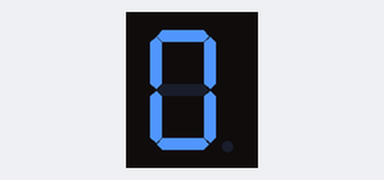
A sketch run on a simulated Arduino Uno, built with avr-gcc and run on an emulated ATmega328P. On the bench: 1-digit seven-segment display. Wiring (inferred from the names in the program): 1-digit 7-segment display, segments lit when LOW: segments pin 7, pin 8, pin 9, pin 10, pin 11, pin 12, pin 13. The segment pins are drawn as the display they are named for.

Above: at 0.1 s.
At 10.2 s:
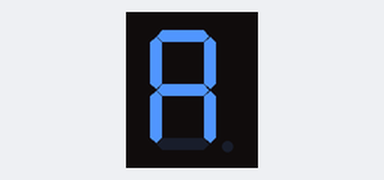
At 12.2 s:
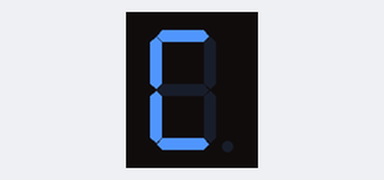
At 13.2 s:
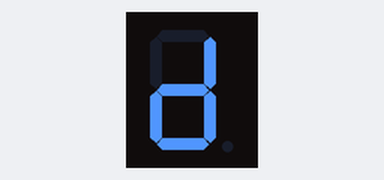
At 14.2 s:
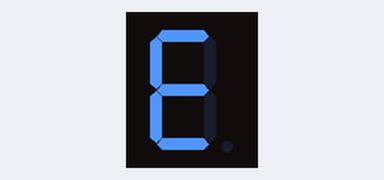
At 15.2 s:
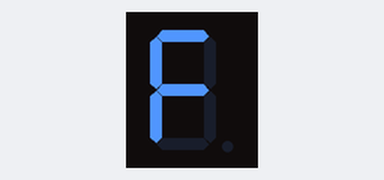

Measured:
- by itself, everything shown: repeats every 16.2 s, in 32 steps
- what the display in image 1 shows lasts 1.0 s, from 10.1 s to 11.1 s

The sketch:

SegmentDuino.ino
```cpp
#define ANODE 1
#define CATHODE 0

int a = 7;
int b = 8;
int c = 9;
int d = 10;
int e = 11;
int f = 12;
int g = 13;

int i = 0;

void SegmentDisplay(int a, int b, int c, int d, int e, int f, int g, int input, int type){
  int high;
  int low;
  if(type == ANODE){
    high = 1;
    low = 0;
    } else {
      high = 0;
      low = 1;
    }
  switch(input){
    case 0 :
     digitalWrite(a, low);
     digitalWrite(b, low);
     digitalWrite(c, low);
     digitalWrite(d, low);
     digitalWrite(e, low);
     digitalWrite(f, low);
     digitalWrite(g, high);
     break;
    case 1 :
     digitalWrite(a, high);
     digitalWrite(b, low);
     digitalWrite(c, low);
     digitalWrite(d, high);
     digitalWrite(e, high);
     digitalWrite(f, high);
     digitalWrite(g, high);
     break;
    case 2 :
     digitalWrite(a, low);
     digitalWrite(b, low);
     digitalWrite(c, high);
     digitalWrite(d, low);
     digitalWrite(e, low);
     digitalWrite(f, high);
     digitalWrite(g, low);
     break;
    case 3 :
     digitalWrite(a, low);
     digitalWrite(b, low);
     digitalWrite(c, low);
     digitalWrite(d, low);
     digitalWrite(e, high);
     digitalWrite(f, high);
     digitalWrite(g, low);
     break;
    case 4 :
     digitalWrite(a, high);
     digitalWrite(b, low);
     digitalWrite(c, low);
     digitalWrite(d, high);
     digitalWrite(e, high);
     digitalWrite(f, low);
     digitalWrite(g, low);
     break;
    case 5 :
     digitalWrite(a, low);
     digitalWrite(b, high);
     digitalWrite(c, low);
     digitalWrite(d, low);
     digitalWrite(e, high);
     digitalWrite(f, low);
     digitalWrite(g, low);
     break;
    case 6 :
     digitalWrite(a, low);
     digitalWrite(b, high);
     digitalWrite(c, low);
     digitalWrite(d, low);
     digitalWrite(e, low);
     digitalWrite(f, low);
     digitalWrite(g, low);
     break;
    case 7 :
     digitalWrite(a, low);
     digitalWrite(b, low);
     digitalWrite(c, low);
     digitalWrite(d, high);
     digitalWrite(e, high);
     digitalWrite(f, high);
     digitalWrite(g, high);
     break;
    case 8 :
     digitalWrite(a, low);
     digitalWrite(b, low);
     digitalWrite(c, low);
     digitalWrite(d, low);
     digitalWrite(e, low);
     digitalWrite(f, low);
     digitalWrite(g, low);
     break;
    case 9 :
     digitalWrite(a, low);
     digitalWrite(b, low);
     digitalWrite(c, low);
     digitalWrite(d, low);
     digitalWrite(e, high);
     digitalWrite(f, low);
     digitalWrite(g, low);
     break;
    case 10 :
     digitalWrite(a, low);
     digitalWrite(b, low);
     digitalWrite(c, low);
     digitalWrite(d, high);
     digitalWrite(e, low);
     digitalWrite(f, low);
     digitalWrite(g, low);
     break;
    case 11 :
     digitalWrite(a, high);
     digitalWrite(b, high);
     digitalWrite(c, low);
     digitalWrite(d, low);
     digitalWrite(e, low);
     digitalWrite(f, low);
     digitalWrite(g, low);
     break;
    case 12 :
     digitalWrite(a, low);
     digitalWrite(b, high);
     digitalWrite(c, high);
     digitalWrite(d, low);
     digitalWrite(e, low);
     digitalWrite(f, low);
     digitalWrite(g, high);
     break;
    case 13 :
     digitalWrite(a, high);
     digitalWrite(b, low);
     digitalWrite(c, low);
     digitalWrite(d, low);
     digitalWrite(e, low);
     digitalWrite(f, high);
     digitalWrite(g, low);
     break;
    case 14 :
     digitalWrite(a, low);
     digitalWrite(b, high);
     digitalWrite(c, high);
     digitalWrite(d, low);
     digitalWrite(e, low);
     digitalWrite(f, low);
     digitalWrite(g, low);
     break;
    case 15 :
     digitalWrite(a, low);
     digitalWrite(b, high);
     digitalWrite(c, high);
     digitalWrite(d, high);
     digitalWrite(e, low);
     digitalWrite(f, low);
     digitalWrite(g, low);
     break;

    default:
     digitalWrite(1, high);

    }
  }


  void pinMask(int a, int b, int c, int d, int e, int f, int g, int type){
    int mask;
    if(type == ANODE){
      mask = 1;
    } else {
      mask = 0;
    }
     digitalWrite(a, mask);
     digitalWrite(b, mask);
     digitalWrite(c, mask);
     digitalWrite(d, mask);
     digitalWrite(e, mask);
     digitalWrite(f, mask);
     digitalWrite(g, mask);
    }

void setup() {
  // put your setup code here, to run once:
  pinMode(a, OUTPUT);
  pinMode(b, OUTPUT);
  pinMode(c, OUTPUT);
  pinMode(d, OUTPUT);
  pinMode(e, OUTPUT);
  pinMode(f, OUTPUT);
  pinMode(g, OUTPUT);
}

void loop() {
  // put your main code here, to run repeatedly:
 for(i = 0; i < 16; i++){
  SegmentDisplay(a, b, c, d, e, f, g, i, ANODE);
  delay(1000);
  pinMask(a, b, c, d, e, f, g, ANODE);
  delay(10);
  }
}
```
